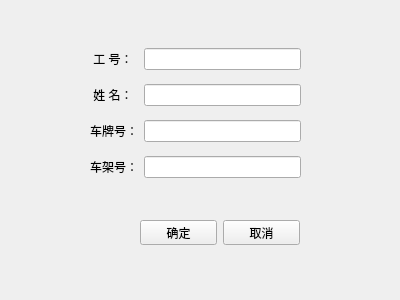
<?xml version="1.0" encoding="UTF-8"?>
<ui version="4.0">
 <class>Form</class>
 <widget class="QWidget" name="Form">
  <property name="geometry">
   <rect>
    <x>0</x>
    <y>0</y>
    <width>400</width>
    <height>300</height>
   </rect>
  </property>
  <property name="windowTitle">
   <string>Form</string>
  </property>
  <widget class="QWidget" name="gridLayoutWidget">
   <property name="geometry">
    <rect>
     <x>90</x>
     <y>40</y>
     <width>211</width>
     <height>150</height>
    </rect>
   </property>
   <layout class="QGridLayout" name="gridLayout">
    <item row="2" column="2">
     <widget class="QLineEdit" name="car_lineEdit"/>
    </item>
    <item row="2" column="0">
     <widget class="QLabel" name="label">
      <property name="text">
       <string>车牌号：</string>
      </property>
     </widget>
    </item>
    <item row="4" column="0">
     <widget class="QLabel" name="label_3">
      <property name="text">
       <string>车架号：</string>
      </property>
     </widget>
    </item>
    <item row="4" column="2">
     <widget class="QLineEdit" name="Chejia_lineEdit"/>
    </item>
    <item row="0" column="2">
     <widget class="QLineEdit" name="num_lineEdit"/>
    </item>
    <item row="0" column="0">
     <widget class="QLabel" name="label_6">
      <property name="text">
       <string> 工 号：</string>
      </property>
     </widget>
    </item>
    <item row="1" column="0">
     <widget class="QLabel" name="label_2">
      <property name="text">
       <string> 姓 名：</string>
      </property>
     </widget>
    </item>
    <item row="1" column="2">
     <widget class="QLineEdit" name="name_lineEdit"/>
    </item>
   </layout>
  </widget>
  <widget class="QWidget" name="horizontalLayoutWidget_2">
   <property name="geometry">
    <rect>
     <x>140</x>
     <y>220</y>
     <width>160</width>
     <height>25</height>
    </rect>
   </property>
   <layout class="QHBoxLayout" name="horizontalLayout_2">
    <item>
     <widget class="QPushButton" name="pushButton">
      <property name="text">
       <string>确定</string>
      </property>
     </widget>
    </item>
    <item>
     <widget class="QPushButton" name="clear_pushButton">
      <property name="text">
       <string>取消</string>
      </property>
     </widget>
    </item>
   </layout>
  </widget>
 </widget>
 <resources/>
 <connections/>
</ui>
